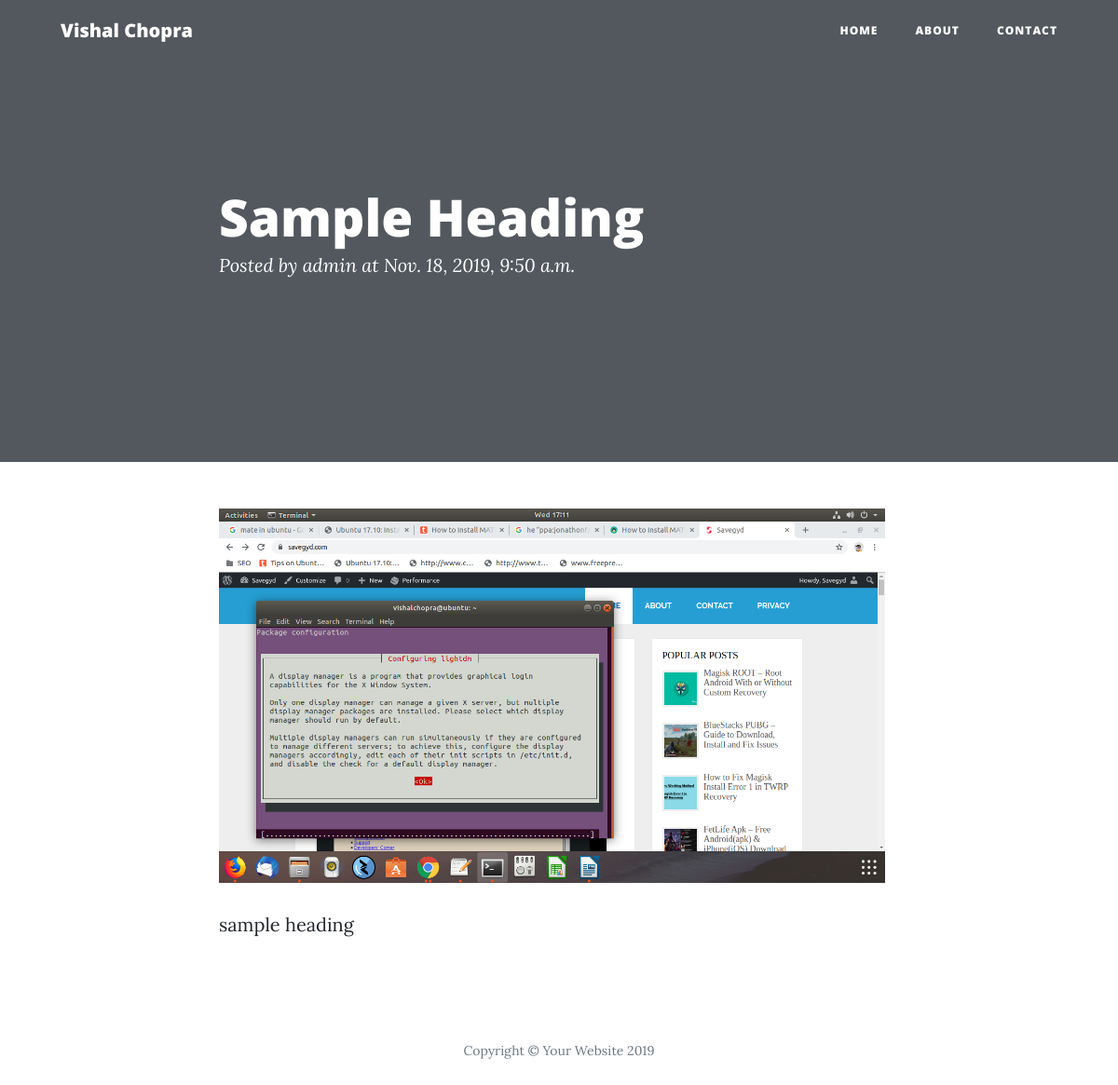
Page /add-slug-inside-the-posts/ on the committed database.
### blog/models.py (models this page shows)
class Entry(models.Model):
    post_id = models.AutoField(primary_key=True)
    heading = models.CharField(max_length=250, default="sample heading")
    body = models.TextField(max_length=10000, default="sample heading")
    thumbail = models.ImageField(upload_to="blog/media")
    author = models.CharField(max_length=50, default="admin")
    published_date = models.DateTimeField(default=timezone.now())
    status = models.CharField(max_length=250, default="draft") #published, draft, pending
    modified_date = models.DateTimeField(default=timezone.now())
    category = models.CharField(max_length=50, default="sample")
    tags = models.CharField(max_length=60, default="sample, sample2")
    slug = models.SlugField(max_length = 250)
    seo_description = models.TextField(max_length=250, default="sample SEO description")
    seo_robot =  models.CharField(max_length=80, default="sample SEO robot")
    def __str__(self):
        return self.heading

### blog/views.py (the view)
# urls.py: path('<slug_id>/', blog_view.post)
@cache_page(60 * 525600)
def post(request, slug_id):
    data = Entry.objects.filter(slug=slug_id)[0]
    print(data)
    return render(request, "blog/post.html", {
        "data": data,
    })

### blog/templates/blog/post.html (shortened to what this page needs)
{% extends 'blog/basic.html' %}
{% block header %}
<header class="masthead">
    <div class="overlay"></div>
    <div class="container">
        <div class="row">
            <div class="col-lg-8 col-md-10 mx-auto">
                <div class="post-heading">
                    <h1 style="text-transform: capitalize">{% block heading %}{{data.heading}}{% endblock %}</h1>
                    <span class="meta">Posted by
                        <a href="#">{{data.author}}</a>
                        at {{data.published_date}}</span>
                </div>
            </div>
        </div>
    </div>
</header>
{% endblock %}
{% block content %}
<article>
    <div class="container">
        <div class="row">
            <div class="col-lg-8 col-md-10 mx-auto">
                <a href="/media/{{data.thumbail}}/"><img width="98%" class="thumbail" src="/media/{{data.thumbail}}/" title="{{data.heading}}" alt="{{data.heading}}" /></a>
                {{data.body | safe | linebreaks}}
            </div>
        </div>
    </div>
</article>
{% endblock %}

### rows in the picture
Entry: heading "Sample Heading", author "admin", published_date "Nov. 18, 2019, 9:50 a.m.", thumbail (picture), body "sample heading"
